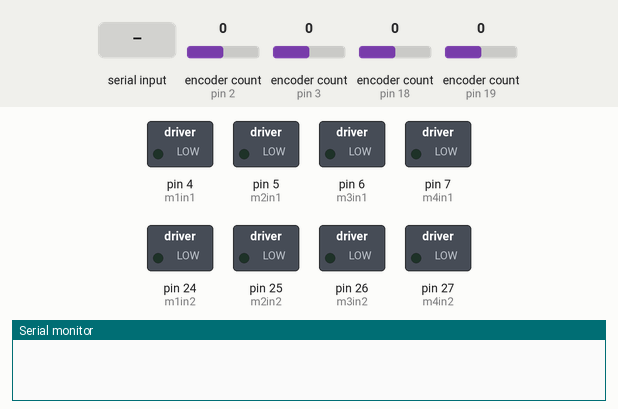
This sketch was run on a simulated Arduino Mega 2560, built with avr-gcc and run on an emulated ATmega2560. On the bench: switched loads named in the sketch (green lamp = pin HIGH), the last lines printed to the serial monitor. The inputs (shaded band) are chosen by the test bench; at power-on: encoder count (sensors on pin 3, pin 18, pin 19, pin 2) 0.

Above: at 1.5 s.
1.6 s: "1\n" received over Serial
At 3.8 s:
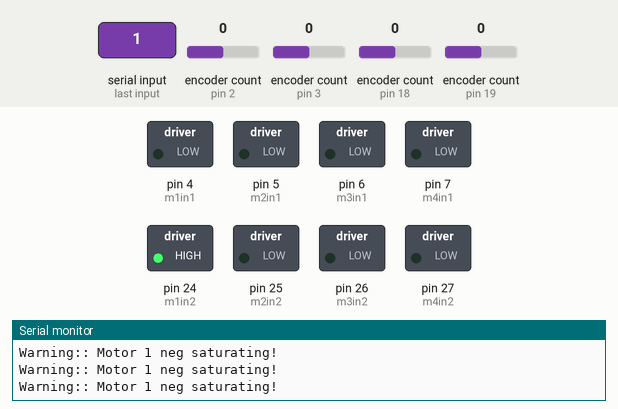
4.6 s: encoder count (sensor on pin 3) set to -1
At 5.8 s:
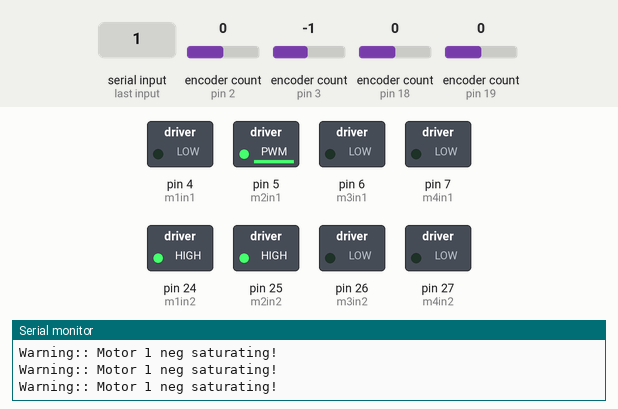
7.6 s: encoder count (sensor on pin 18) set to -1
At 8.7 s:
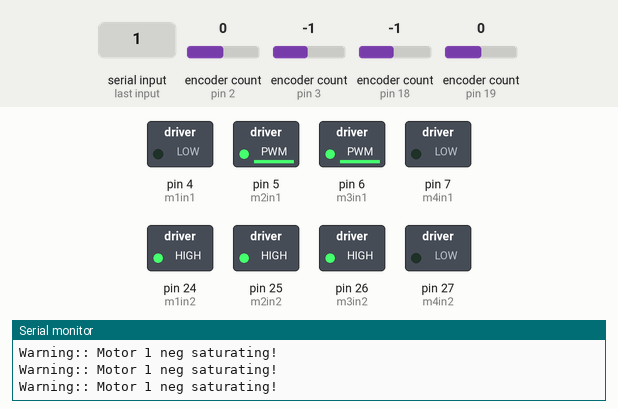
10.6 s: encoder count (sensor on pin 19) set to -1
At 11.6 s:
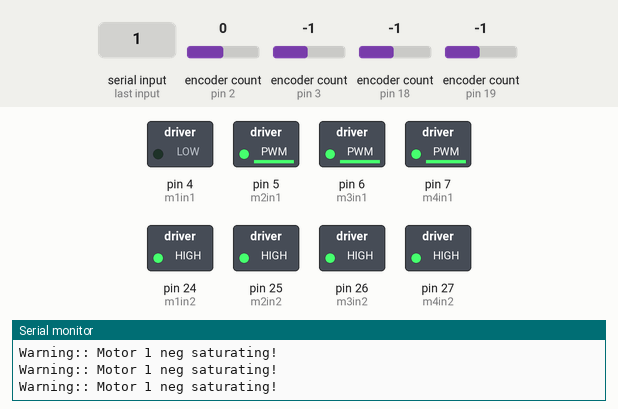
13.6 s: encoder count (sensor on pin 3) set to 3
At 14.7 s:
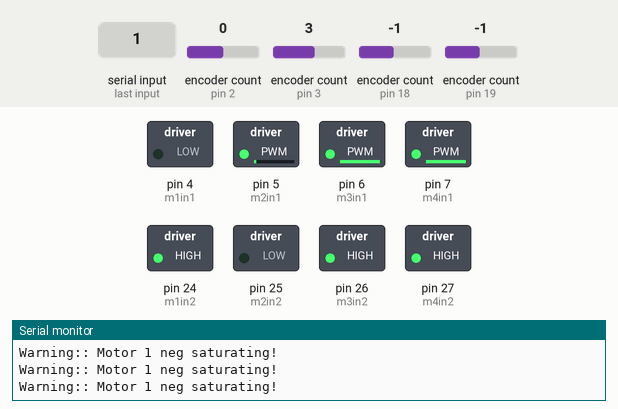
16.6 s: encoder count (sensor on pin 18) set to 3
At 17.6 s:
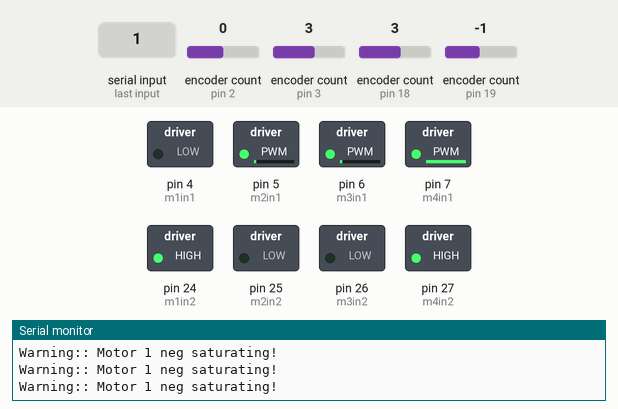
Timing chart, 0 to 19.6 s (numbered marks = the images above; inputs shaded):
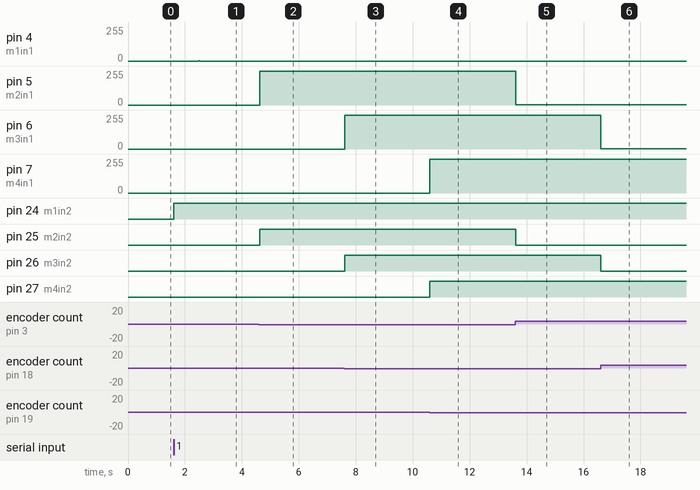

Measured:
- after the input at 1.6 s, pin 4 (m1in1): 0/255 → 1/255 after 0.88 s, → 0/255 0.04 s later; pin 24 (m1in2): LOW → HIGH at once
- after the input at 4.6 s, pin 5 (m2in1): 0/255 → 254/255 at once; pin 25 (m2in2): LOW → HIGH at once
- after the input at 7.6 s, pin 6 (m3in1): 0/255 → 254/255 at once; pin 26 (m3in2): LOW → HIGH at once
- after the input at 10.6 s, pin 7 (m4in1): 0/255 → 254/255 at once; pin 27 (m4in2): LOW → HIGH at once
- after the input at 13.6 s, pin 5 (m2in1): 254/255 → 1/255 at once; pin 25 (m2in2): HIGH → LOW at once
- after the input at 16.6 s, pin 6 (m3in1): 254/255 → 1/255 at once; pin 26 (m3in2): HIGH → LOW at once

The sketch:

Motor_Control.ino
```cpp
#include <Encoder.h>

#define m1 1
#define m2 2
#define m3 3
#define m4 4

#define CPR1 8400
#define CPR2 8400
#define CPR3 8400
#define CPR4 8400

#define m1in1 4
#define m1in2 24

#define m2in1 5
#define m2in2 25

#define m3in1 6
#define m3in2 26

#define m4in1 7
#define m4in2 27

#define enableAll 13

#define enc1trigA 2
#define enc2trigA 3
#define enc3trigA 18
#define enc4trigA 19

#define enc1trigB 22
#define enc2trigB 23
#define enc3trigB 38
#define enc4trigB 39

Encoder m1_enc = Encoder(enc1trigA, enc1trigB);
Encoder m2_enc = Encoder(enc2trigA, enc2trigB);
Encoder m3_enc = Encoder(enc3trigA, enc3trigB);
Encoder m4_enc = Encoder(enc4trigA, enc4trigB);

double kp[4] = {255.0/600.0, 255/600.0, 255/600.0, 255/600.0};
double kd[4] = {0, 0, 0, 0};

double currentPWM[4];

volatile double desiredSpeed[4] = {0}; //in RPM

double states[4][3][3]; //[Motor #][Time Step][Absolute Enc Clicks, Velocity (rpm), Time Since Startup (s)]

double error[4][2]; //[Motor #][Time Step]

int s_index = 0;
String motor1string;
String motor2string;
String motor3string;
String motor4string;
String* strings[4] = {&motor1string, &motor2string, &motor3string, &motor4string};
bool stringComplete = false;  // whether the string is complete

void setup() {
  motor1string.reserve(5);
  motor2string.reserve(5);
  motor3string.reserve(5);
  motor4string.reserve(5);

  pinMode(m1in1, OUTPUT);
  pinMode(m1in2, OUTPUT);
  pinMode(m2in1, OUTPUT);
  pinMode(m2in2, OUTPUT);
  pinMode(m3in1, OUTPUT);
  pinMode(m3in2, OUTPUT);
  pinMode(m4in1, OUTPUT);
  pinMode(m4in2, OUTPUT);
  pinMode(m1in1, OUTPUT);


  Serial.begin(9600);
  initializeStates();
  updateStates();
  delay(100);
  updateStates();
  delay(100);
  updateStates();
  delay(100);

}

void loop() {
  double startTime = micros();
  if (stringComplete) {
    updateSpeeds();
    stringComplete = false;
  }

  controlLoopAll();
  delay(0);
  //allMotorSpeeds();
  //Serial.println(micros()-startTime);
}

void controlLoopAll()
{
  double error[4][2];
  updateStates();

  for (int i = 0; i < 4; i++)
  {
    error[i][1] = error[i][0];
    error[i][0] = desiredSpeed[i] - states[i][0][1];
    currentPWM[i] = currentPWM[i] - (error[i][0] * kp[i] + (error[i][0] - error[i][1]) * kd[i]);
    //Serial.println(currentPWM[i]);
  }
  updatePWM();
}

void updatePWM()
{
  for (int i = 0; i < 4; i++)
  {
    if (currentPWM[i] < -255)
    {
      currentPWM[i] = -254;
      Serial.print("Warning:: Motor ");
      Serial.print(i+1);
      Serial.println(" neg saturating!");
    }
    if (currentPWM[i] > 255)
    {
      currentPWM[i] = 254;
      Serial.print("Warning:: Motor ");
      Serial.print(i+1);
      Serial.println(" pos saturating!");
    }
  }

  //--------------------------------------------- motor1 set

  if (currentPWM[0] < 0)
  {
    digitalWrite(enableAll, HIGH);
    digitalWrite(m1in2, HIGH);
    analogWrite(m1in1, 255 + currentPWM[0]);
  }
  else if (currentPWM[0] > 0)
  {
    digitalWrite(enableAll, HIGH);
    digitalWrite(m1in2, LOW);
    analogWrite(m1in1, currentPWM[0]);
  }
  else
  {
    digitalWrite(enableAll, LOW);
    digitalWrite(m1in2, LOW);
    analogWrite(m1in1, LOW);
  }


  //----------------------------------------------- motor2 set
  if (currentPWM[1] < 0)
  {
    digitalWrite(enableAll, HIGH);
    digitalWrite(m2in2, HIGH);
    analogWrite(m2in1, 255 + currentPWM[1]);
  }
  else if (currentPWM[1] > 0)
  {
    digitalWrite(enableAll, HIGH);
    digitalWrite(m2in2, LOW);
    analogWrite(m2in1, currentPWM[1]);
  }
  else
  {
    digitalWrite(enableAll, LOW);
    digitalWrite(m2in2, LOW);
    analogWrite(m2in1, LOW);
  }
  //------------------------------------------------ motor3 set
  if (currentPWM[2] < 0)
  {
    digitalWrite(enableAll, HIGH);
    digitalWrite(m3in2, HIGH);
    analogWrite(m3in1, 255 + currentPWM[2]);
  }
  else if (currentPWM[2] > 0)
  {
    digitalWrite(enableAll, HIGH);
    digitalWrite(m3in2, LOW);
    analogWrite(m3in1, currentPWM[2]);
  }
  else
  {
    digitalWrite(enableAll, LOW);
    digitalWrite(m3in2, LOW);
    analogWrite(m3in1, LOW);
  }
  //------------------------------------------------- motor4 set
  if (currentPWM[3] < 0)
  {
    digitalWrite(enableAll, HIGH);
    digitalWrite(m4in2, HIGH);
    analogWrite(m4in1, 255 + currentPWM[3]);
  }
  else if (currentPWM[3] > 0)
  {
    digitalWrite(enableAll, HIGH);
    digitalWrite(m4in2, LOW);
    analogWrite(m4in1, currentPWM[3]);
  }
  else
  {
    digitalWrite(enableAll, LOW);
    digitalWrite(m4in2, LOW);
    analogWrite(m4in1, LOW);
  }

  //Serial.println(currentPWM[i]);
}

void allMotorSpeeds()
{
  Serial.print(states[0][0][1]);
  Serial.print(" --- ");
  Serial.print(states[1][0][1]);
  Serial.print(" --- ");
  Serial.print(states[2][0][1]);
  Serial.print(" --- ");
  Serial.println(states[3][0][1]);
  Serial.println();
}

void initializeStates()
{
  for (int i = 0; i < 4; i++)
  {
    desiredSpeed[i] = 0.0;
    currentPWM[i] = 0.0;
    for (int j = 2; j >= 0; j--)
    {
      for (int k = 0; k < 2; k++)
      {

        states[i][j][k] = 0;

      }

      states[i][j][2] = ((millis() + j) / 1000.0); //keeps from dividing by zero
    }
  }
}

void updateStates()
{
  //unsigned long startTime = micros();
  for (int j = 2; j >= 1; j--) //pushback loop
  {
    for (int i = 0; i < 4; i++)
    {
      for (int k = 0; k < 3; k++)
      {
        states[i][j][k] = states[i][j - 1][k];
      }
    }
  }

  states[0][0][0] = m1_enc.read(); //as close to simultaneous as possible but checks times in case its not
  states[0][0][2] = millis() / 1000.0;
  states[1][0][0] = m2_enc.read();
  states[1][0][2] = millis() / 1000.0;
  states[2][0][0] = m3_enc.read();
  states[2][0][2] = millis() / 1000.0;
  states[3][0][0] = m4_enc.read();
  states[3][0][2] = millis() / 1000.0;


  states[0][0][1] = (states[0][0][0] - states[0][1][0]) / (states[0][0][2] - states[0][1][2]) * 60 / CPR1; //updating velocities for all motors
  states[1][0][1] = (states[1][0][0] - states[1][1][0]) / (states[1][0][2] - states[1][1][2]) * 60 / CPR2;
  states[2][0][1] = (states[2][0][0] - states[2][1][0]) / (states[2][0][2] - states[2][1][2]) * 60 / CPR3;
  states[3][0][1] = (states[3][0][0] - states[3][1][0]) / (states[3][0][2] - states[3][1][2]) * 60 / CPR4;

  //Serial.println(states[0][1][1]);
  //Serial.println(micros() - startTime); //checks time it takes to run this component ---> approx 300 micros with no interrupts --->approx 460~70 micros with all motors full speed and no communications
}

void printAllEnc()
{
  Serial.print(m1_enc.read());
  Serial.print("    ");
  Serial.print(m2_enc.read());
  Serial.print("    ");
  Serial.print(m3_enc.read());
  Serial.print("    ");
  Serial.println(m4_enc.read());
  Serial.println();
}

void fullStop()
{
  digitalWrite(enableAll, LOW);
  digitalWrite(m1in2, LOW);
  analogWrite(m1in1, LOW);
  digitalWrite(m2in2, LOW);
  analogWrite(m2in1, LOW);
  digitalWrite(m3in2, LOW);
  analogWrite(m3in1, LOW);
  digitalWrite(m4in2, LOW);
  analogWrite(m4in1, LOW);
}


void updateSpeeds(){
  Serial.println("updating speeds");
  desiredSpeed[0] = motor1string.toDouble();
  motor1string = "";

  desiredSpeed[1] = motor2string.toDouble();
  motor2string = "";

  desiredSpeed[2] = motor3string.toDouble();
  motor3string = "";

  desiredSpeed[3] = motor4string.toDouble();
  motor4string = "";
}

/*
  SerialEvent occurs whenever a new data comes in the hardware serial RX. This
  routine is run between each time loop() runs, so using delay inside loop can
  delay response. Multiple bytes of data may be available.
*/
void serialEvent() {
  while (Serial.available()) {
    // get the new byte:
    char inChar = (char)Serial.read();
    if (inChar == ',' || inChar == '\n') {
      if (inChar == '\n') {
        stringComplete = true;
        s_index = 0;
        return;
      }
      s_index++;
      continue;
    }

    *strings[s_index] += inChar;
  }
}
```
